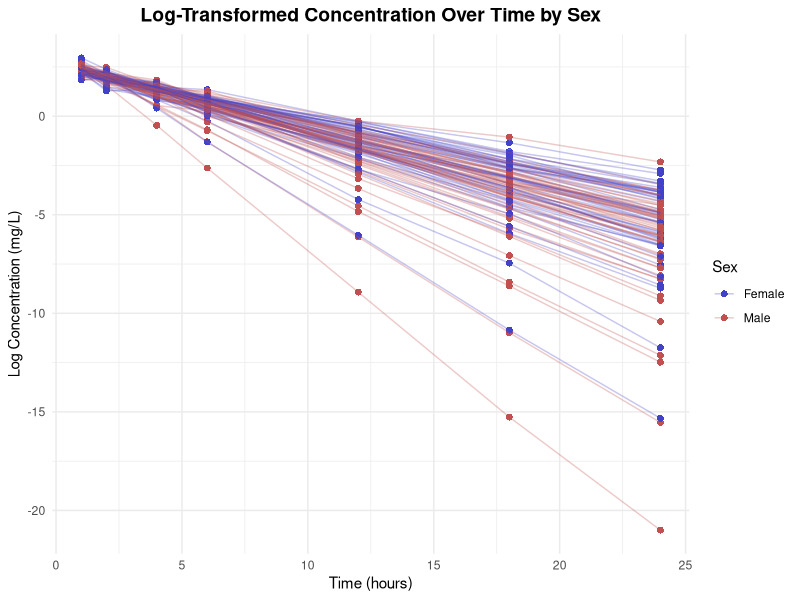
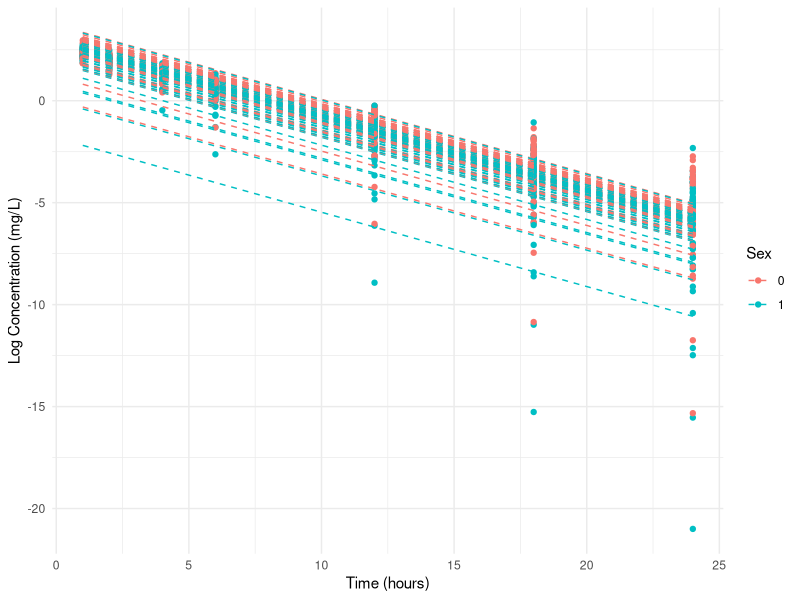
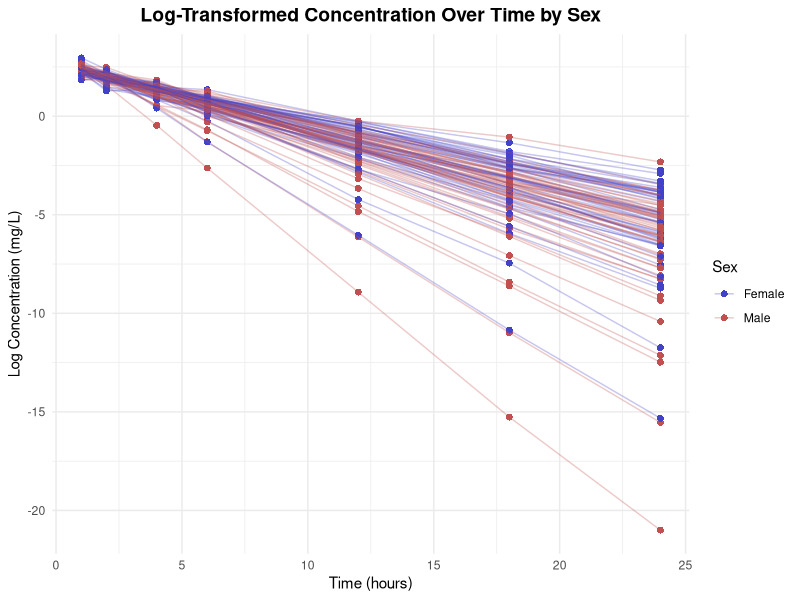

Reproduce these figures in R, in order. (Note: this script raises an error after producing the figures.)
library(ggplot2)
library(dplyr)
library(tidyr)
library(lme4)
library(corrplot)

# read file
setwd("D:/Code/R_code/seminar3")
data <- read.csv("data_task3.csv")
str(data)
summary(data)
# Log-transform the drug concentration
data$log_DV <- log(data$DV)
# Plot log-transformed concentration over time, remove legend, and save with customized size
p <- ggplot(data, aes(x = Time, y = log_DV, color = as.factor(Sex))) +
  geom_point(shape = 16, size = 2) +  # Shape 16 is a solid circle
  geom_line(aes(group = ID), alpha = 0.3) +
  labs(title = "Log-Transformed Concentration Over Time by Sex",
       x = "Time (hours)", y = "Log Concentration (mg/L)", color = "Sex") +
  scale_color_manual(values = c("0" = "#4141c9", "1" = "#c15050"),
                     labels = c("0" = "Female", "1" = "Male")) +  # Add legend labels for Sex
  theme_minimal() +
  theme(plot.title = element_text(hjust = 0.5, size = 14, face = "bold"))
# Save the plot with customized dimensions
ggsave("log_concentration_time_plot_with_legend.jpg", plot = p, 
       width = 8, height = 6, units = "in", dpi = 300)
# Display the plot
print(p)

# Build the mixed-effects model with Time, BW, SEX, and AGE as fixed effects, and ID as a random effect
model <- lmer(log_DV ~ Time + Bw + Sex + Age + (1 | ID), data = data)
# Display model summary to examine the significance of each fixed effect
summary(model)
# Interpretation of fixed effects significance
fixed_effects <- summary(model)$coefficients
# Plot fitted values to see model prediction
data$fitted_log_DV <- fitted(model)
ggplot(data, aes(x = Time, y = log_DV, color = as.factor(Sex))) +
  geom_point() +
  geom_line(aes(y = fitted_log_DV, group = ID), linetype = "dashed") +
  labs(x = "Time (hours)", y = "Log Concentration (mg/L)", color = "Sex") +
  theme_minimal()

library(survival)
library(survminer)

data <- read.csv("data_task4.csv")
str(data)
head(data)

surv_obj <- Surv(time = data$Time, event = data$Status)

surv_diff <- survdiff(surv_obj ~ Group, data = data)
print(surv_diff)

cox_model <- coxph(surv_obj ~ Group, data = data)
summary(cox_model)

fit <- survfit(surv_obj ~ Group, data = data)
# Create the survival plot with customizations
surv_plot <- ggsurvplot(fit, data = data, pval = TRUE, 
                        xlab = "Time (Months)", ylab = "Survival Probability",
                        legend.labs = c("Control", "Treatment"),
                        legend.title = "Group", 
                        title = "Survival Analysis of Control vs Treatment Groups",
                        font.main = c(16, "bold", "black"), # Title font size, bold, and color
                        font.legend = c(14, "bold", "black")) # Legend font size and color

# Customize the theme: center the title and move the legend to the right
surv_plot$plot <- surv_plot$plot +
  theme(plot.title = element_text(hjust = 0.5), # Center the title
        legend.position = "right",               # Move the legend to the right
        legend.title = element_text(size = 14),  # Increase the legend title size
        legend.text = element_text(size = 12))   # Increase the legend text size
# Extract the plot (this is the ggplot object)
plot <- surv_plot$plot

# Save the plot with a specific size (e.g., 10 inches by 8 inches)
ggsave("survival_plot.png", plot = plot, width = 10, height = 8, dpi = 300)
